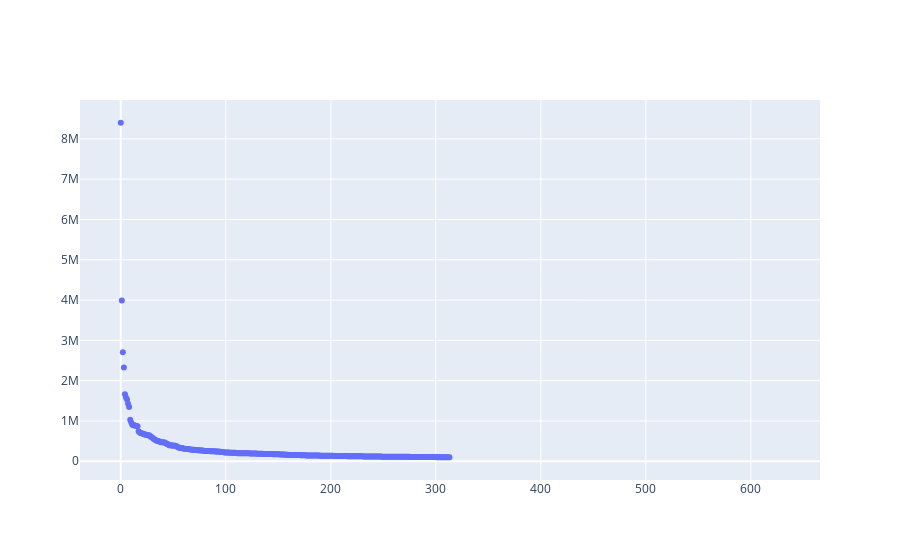

Notebook code cell kept with this figure:
### Markdown cell above
The lines above gathered a list of tables from the specified URL.  Then once we gathered our `tables`, we selected the large table of cities and populations and stored it as our `cities_table`.  Then because this cities table is a `pandas dataframe` -- whatever that is -- we converted it to a list of dictionaries, with the line `cities_table.to_dict('records')` and stored this list of dictionaries as `cities`.  

Then we ended with the code that we had before.

### Code cell
populations = []

for each_city in cities:
    city_pop = each_city['2018estimate']
    populations.append(city_pop)
    
city_names = []

for each_city in cities:
    city_name = each_city['City']
    populations.append(city_name)
    
import plotly.graph_objects as go

scatter = go.Scatter(y = populations, hovertext = city_names, mode = 'markers')
go.Figure(scatter)

### Figure 1 — Plotly figure (JSON) as saved in the notebook; plotly's stock layout.template omitted (floating-point values rounded to 4 significant figures; data arrays with more than 128 entries replaced by an {"elided": "..."} marker saying what was removed)
{"data": [{"hovertext": [], "mode": "markers", "type": "scatter", "y": {"elided": "628 mixed values"}}], "layout": {"autosize": true, "xaxis": {"autorange": true, "range": [-39.66, 666.7]}, "yaxis": {"autorange": true, "range": [-507700.0, 9007000.0], "type": "linear"}}}
